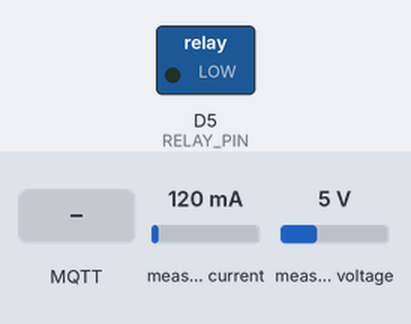
This program was run on a simulated ESP8266 (NodeMCU). Shown: switched loads named in the program (green lamp = pin HIGH). Inputs (shaded band) come from the test bench; at power-on: measured current 120 mA, measured voltage 5 V. WiFi joins after 1.5 s; servers stay silent unless stated; no MQTT or app messages arrive unless stated; what the program prints to the serial monitor is not drawn.

Above: at 3.7 s.
3.8 s: MQTT message "true" arrives on the first subscribed topic
At 5.7 s:
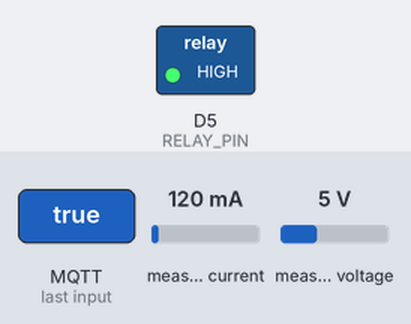
6.6 s: MQTT message "false" arrives on the first subscribed topic
At 7.0 s:
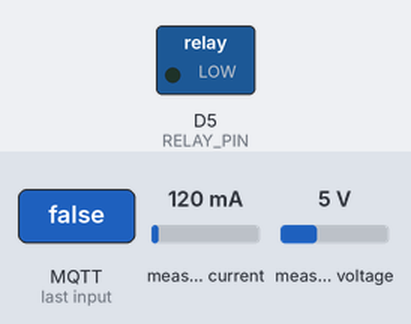
Timing chart, 0 to 9.6 s (numbered marks = the images above; inputs shaded):
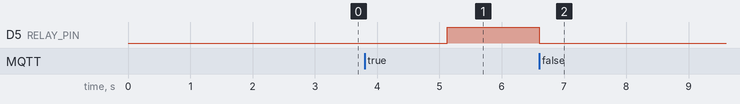

The program:

main.cpp
```cpp
/**
 * HomeSync POC - NodeMCU Firmware
 *
 * อ่านค่าจาก PZEM-004T และส่งผ่าน MQTT ไป HiveMQ
 * ควบคุม Relay ผ่าน MQTT Commands
 *
 * Hardware:
 * - NodeMCU ESP8266
 * - PZEM-004T v3.0
 * - Relay Module
 *
 * Wiring:
 * - NodeMCU 5V    → PZEM VCC
 * - NodeMCU GND   → PZEM GND
 * - NodeMCU D1    → PZEM TX
 * - NodeMCU D2    → PZEM RX
 * - NodeMCU D5    → Relay IN
 */

#include <Arduino.h>
#include <ESP8266WiFi.h>
#include <PubSubClient.h>
#include <PZEM004Tv30.h>
#include "config.h"

// PZEM-004T SoftwareSerial
PZEM004Tv30 pzem(D1, D2);  // RX, TX

// WiFi & MQTT
WiFiClientSecure espClient;
PubSubClient mqtt(espClient);

// Relay Pin
const int RELAY_PIN = D5;
bool relayState = false;

// Timing
unsigned long lastReadTime = 0;
const unsigned long READ_INTERVAL = 5000;  // 5 seconds
unsigned long lastReconnectAttempt = 0;

// Function declarations
void setupWiFi();
void setupMQTT();
void reconnectMQTT();
void readAndPublish();
void publishTelemetry(const char* subtopic, float value);
void handleCommand(char* topic, byte* payload, unsigned int length);
void setRelay(bool state);

void setup() {
  Serial.begin(115200);
  delay(1000);

  Serial.println("\n🏠 HomeSync POC - NodeMCU Starting...");

  // Setup relay pin
  pinMode(RELAY_PIN, OUTPUT);
  digitalWrite(RELAY_PIN, LOW);
  relayState = false;

  // Initialize PZEM
  Serial.println("Initializing PZEM-004T...");

  // Setup WiFi
  setupWiFi();

  // Setup MQTT with TLS
  espClient.setInsecure();  // For POC only - skip certificate validation
  setupMQTT();

  Serial.println("✅ Setup complete!");
}

void loop() {
  // Ensure MQTT connection
  if (!mqtt.connected()) {
    unsigned long now = millis();
    if (now - lastReconnectAttempt > 5000) {
      lastReconnectAttempt = now;
      reconnectMQTT();
    }
  } else {
    mqtt.loop();
  }

  // Read and publish telemetry
  unsigned long now = millis();
  if (now - lastReadTime > READ_INTERVAL) {
    lastReadTime = now;
    readAndPublish();
  }
}

void setupWiFi() {
  Serial.print("Connecting to WiFi: ");
  Serial.println(WIFI_SSID);

  WiFi.mode(WIFI_STA);
  WiFi.begin(WIFI_SSID, WIFI_PASSWORD);

  int attempts = 0;
  while (WiFi.status() != WL_CONNECTED && attempts < 30) {
    delay(500);
    Serial.print(".");
    attempts++;
  }

  if (WiFi.status() == WL_CONNECTED) {
    Serial.println("\n✅ WiFi Connected!");
    Serial.print("IP Address: ");
    Serial.println(WiFi.localIP());
  } else {
    Serial.println("\n❌ WiFi Connection Failed!");
    Serial.println("Restarting...");
    ESP.restart();
  }
}

void setupMQTT() {
  mqtt.setServer(MQTT_BROKER, MQTT_PORT);
  mqtt.setCallback(handleCommand);
  mqtt.setBufferSize(512);
}

void reconnectMQTT() {
  Serial.print("Attempting MQTT connection...");

  String clientId = "homesync-poc-node1-" + String(ESP.getChipId(), HEX);

  if (mqtt.connect(clientId.c_str(), MQTT_USER, MQTT_PASS)) {
    Serial.println("connected");

    // Subscribe to command topic
    mqtt.subscribe(MQTT_TOPIC_COMMAND);
    Serial.print("Subscribed to: ");
    Serial.println(MQTT_TOPIC_COMMAND);

    // Publish online status
    mqtt.publish("homesync/poc/node1/status", "online", true);
  } else {
    Serial.print("failed, rc=");
    Serial.println(mqtt.state());
  }
}

void readAndPublish() {
  Serial.println("\n📊 Reading sensors...");

  // Read from PZEM
  float voltage = pzem.voltage();
  float current = pzem.current();
  float power = pzem.power();
  float energy = pzem.energy();
  float frequency = pzem.frequency();
  float pf = pzem.pf();

  // Check if readings are valid
  if (isnan(voltage) || voltage < 0) {
    Serial.println("⚠️ Error reading voltage");
    voltage = 0;
  }
  if (isnan(current) || current < 0) {
    Serial.println("⚠️ Error reading current");
    current = 0;
  }
  if (isnan(power) || power < 0) {
    Serial.println("⚠️ Error reading power");
    power = 0;
  }

  // Print readings
  Serial.printf("Voltage: %.1f V\n", voltage);
  Serial.printf("Current: %.3f A\n", current);
  Serial.printf("Power: %.1f W\n", power);
  Serial.printf("Energy: %.3f kWh\n", energy);
  Serial.printf("Frequency: %.1f Hz\n", frequency);
  Serial.printf("PF: %.2f\n", pf);

  // Publish to MQTT
  if (mqtt.connected()) {
    publishTelemetry("voltage", voltage);
    publishTelemetry("current", current);
    publishTelemetry("power", power);

    Serial.println("✅ Published to MQTT");
  } else {
    Serial.println("⚠️ MQTT not connected, skipping publish");
  }
}

void publishTelemetry(const char* subtopic, float value) {
  char topic[128];
  snprintf(topic, sizeof(topic), "%s/%s", MQTT_TOPIC_TELEMETRY, subtopic);

  char payload[64];
  snprintf(payload, sizeof(payload), "{\"value\":%.2f,\"timestamp\":\"%s\"}",
           value,
           "2024-01-01T00:00:00Z");  // Simplified timestamp

  // Use current timestamp
  char timestamp[32];
  unsigned long epoch = millis() / 1000;
  snprintf(timestamp, sizeof(timestamp), "%lu", epoch);
  snprintf(payload, sizeof(payload), "{\"value\":%.2f,\"timestamp\":%s}",
           value, timestamp);

  mqtt.publish(topic, payload);
}

void handleCommand(char* topic, byte* payload, unsigned int length) {
  Serial.print("📨 Message received [");
  Serial.print(topic);
  Serial.print("]: ");

  // Convert payload to string
  char message[length + 1];
  memcpy(message, payload, length);
  message[length] = '\0';
  Serial.println(message);

  // Check if it's a relay command
  if (strcmp(topic, MQTT_TOPIC_COMMAND) == 0) {
    // Simple parsing - look for "true" or "false"
    if (strstr(message, "\"state\":true") != NULL) {
      setRelay(true);
    } else if (strstr(message, "\"state\":false") != NULL) {
      setRelay(false);
    } else if (strstr(message, "true") != NULL) {
      setRelay(true);
    } else if (strstr(message, "false") != NULL) {
      setRelay(false);
    }
  }
}

void setRelay(bool state) {
  relayState = state;
  digitalWrite(RELAY_PIN, state ? HIGH : LOW);

  Serial.printf("🔌 Relay %s\n", state ? "ON" : "OFF");

  // Publish relay state
  if (mqtt.connected()) {
    char payload[64];
    snprintf(payload, sizeof(payload), "{\"state\":%s,\"timestamp\":%lu}",
             state ? "true" : "false", millis() / 1000);
    mqtt.publish("homesync/poc/node1/telemetry/relay", payload);
  }
}
```

config.h
```cpp
/**
 * HomeSync POC - Configuration
 *
 * แก้ไขค่าในไฟล์นี้ให้ตรงกับ environment ของคุณ
 */

#ifndef CONFIG_H
#define CONFIG_H

// ============================================
// WiFi Configuration
// ============================================
#define WIFI_SSID       "YOUR_WIFI_SSID"
#define WIFI_PASSWORD   "YOUR_WIFI_PASSWORD"

// ============================================
// MQTT Configuration - HiveMQ Cloud
// ============================================
// สมัครฟรีที่ https://www.hivemq.com/mqtt-cloud/
#define MQTT_BROKER     "YOUR_CLUSTER.hivemq.cloud"
#define MQTT_PORT       8883  // TLS port
#define MQTT_USER       "YOUR_HIVEMQ_USERNAME"
#define MQTT_PASS       "YOUR_HIVEMQ_PASSWORD"

// ============================================
// MQTT Topics
// ============================================
#define MQTT_TOPIC_TELEMETRY  "homesync/poc/node1/telemetry"
#define MQTT_TOPIC_COMMAND    "homesync/poc/node1/command/relay"

// ============================================
// Device Configuration
// ============================================
#define DEVICE_ID       "node1"
#define DEVICE_NAME     "HomeSync POC Node 1"

// ============================================
// Timing Configuration
// ============================================
#define TELEMETRY_INTERVAL_MS   5000    // 5 seconds
#define WIFI_CONNECT_TIMEOUT_MS 30000   // 30 seconds
#define MQTT_RECONNECT_DELAY_MS 5000    // 5 seconds

#endif // CONFIG_H
```

Measured:
- after the input at 3.8 s, D5 (RELAY_PIN): LOW → HIGH after 1.3 s
- after the input at 6.6 s, D5 (RELAY_PIN): HIGH → LOW at once
